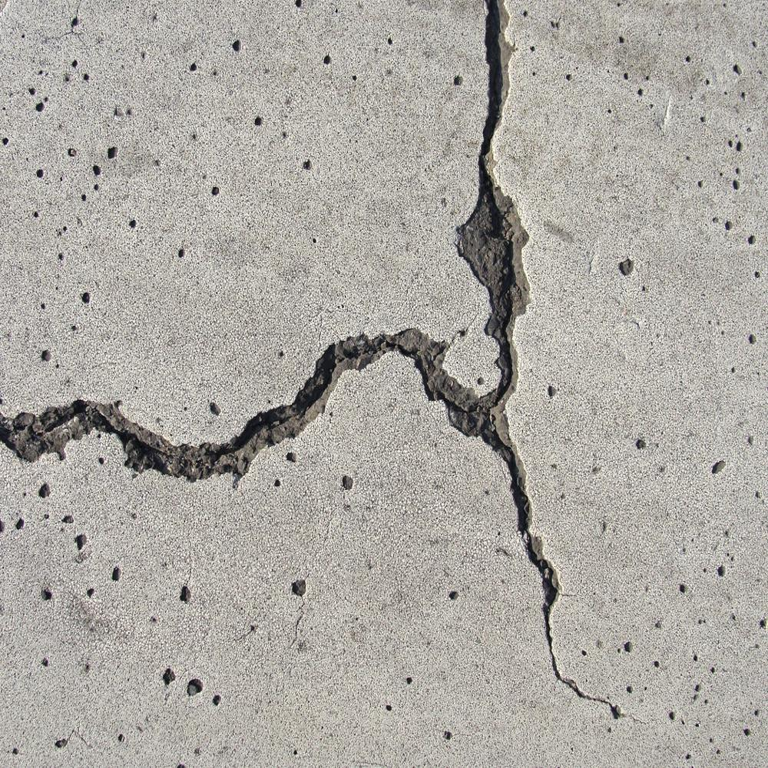
#> input picture dataset/crackconcrete/test/001.png, 768 x 768 px; its folder holds only this picture in this run
$ python -i crackconcrete.py   (imports and definitions only)
#> lines starting #> are read from the running program, lines starting #| are printed output that depends on the picture
import dip.image as im
import numpy as np
import cv2

def image_preprocessor(image):
    image = cv2.bitwise_not(image)

    image = im.gauss_filter(image, (3,3))
    image = im.equalize_light(image)
    image = im.light(image, bright=-20, contrast=-20)
    image = cv2.cvtColor(image, cv2.COLOR_BGR2GRAY)

    image = im.threshold(image, min_limit=127)
    return image

def label_preprocessor(label):
    label = cv2.cvtColor(label, cv2.COLOR_BGR2GRAY)
    label = im.threshold(label, min_limit=127)
    return label

def posprocessor(image):
    return im.threshold(image)

>>> import cv2
>>> picture = cv2.imread('../../../dataset/crackconcrete/test/001.png', cv2.IMREAD_GRAYSCALE)
#> picture: shape (768, 768); min 1, max 255, mean 169.9
>>> result = image_preprocessor(picture)
#> in image_preprocessor, `image = cv2.bitwise_not(image)`:
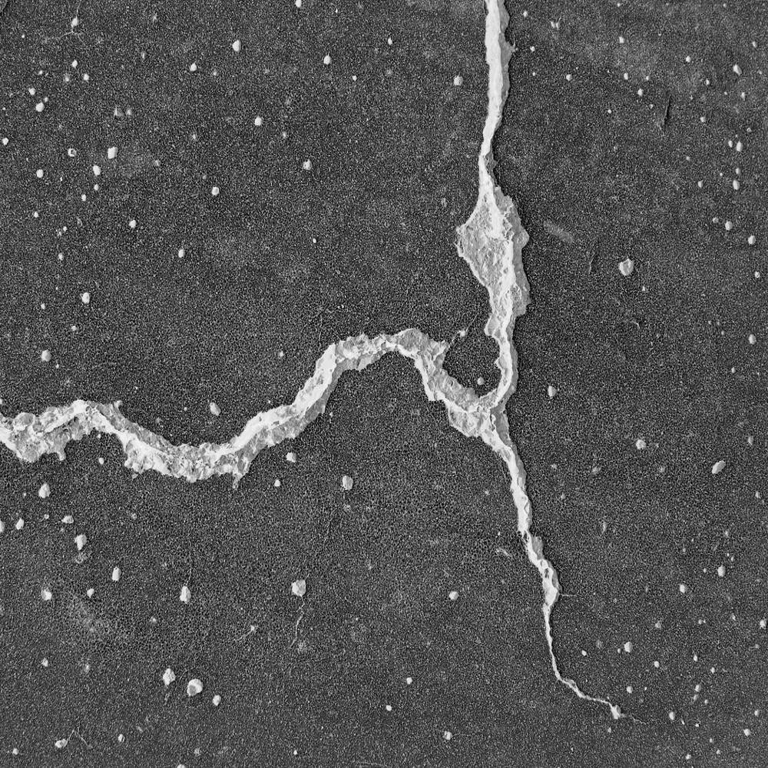
#> image: shape (768, 768); min 0, max 254, mean 85.1
#> (the run stopped early here; a loop or call above may not have finished)

$ run again, on dataset/crackconcrete/test/002.png
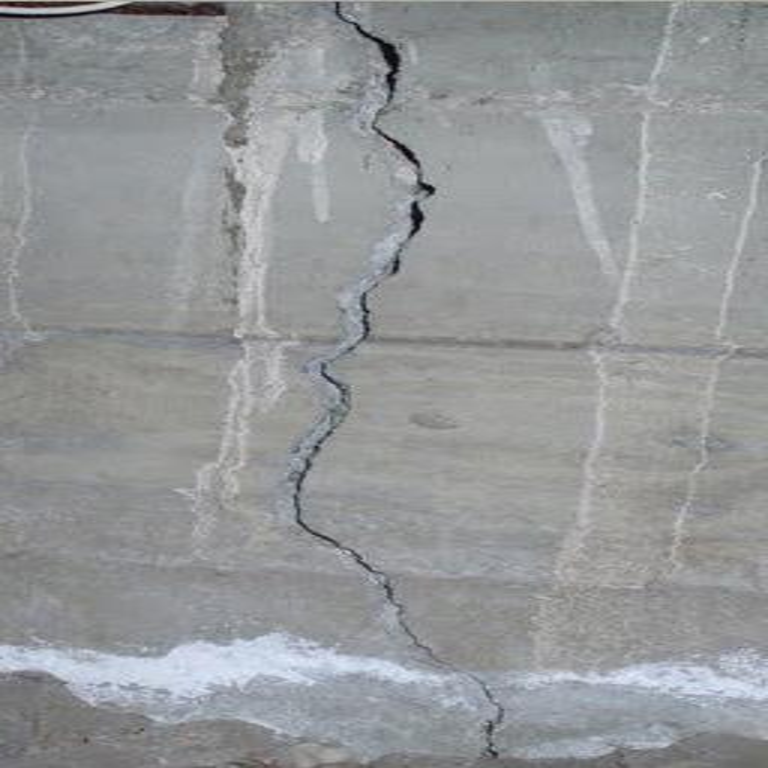
#> input picture dataset/crackconcrete/test/002.png, 768 x 768 px
#> in image_preprocessor, `image = cv2.bitwise_not(image)`:
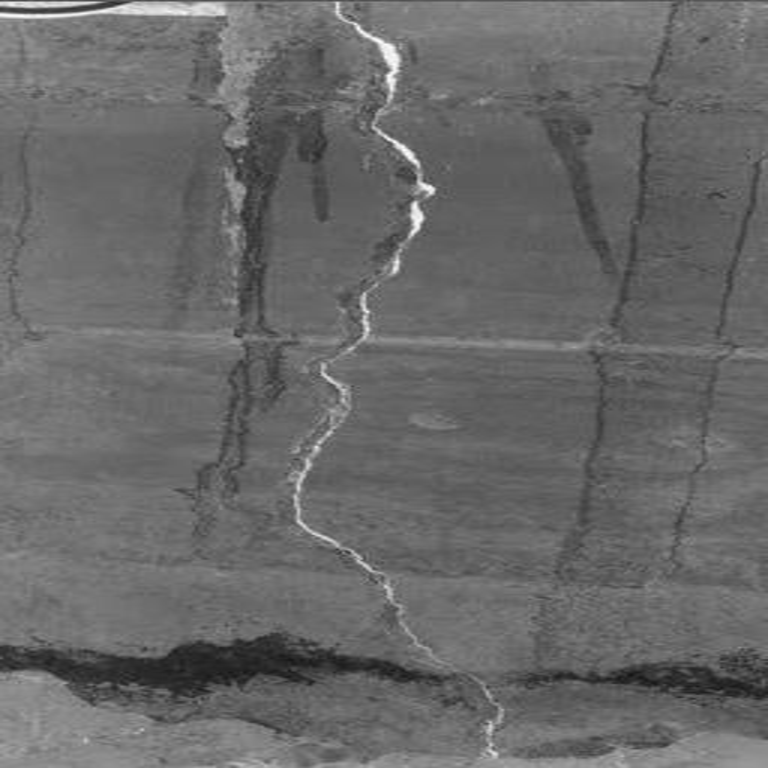
#> image: shape (768, 768); min 20, max 253, mean 104.5

$ run again, on dataset/crackconcrete/test/003.png
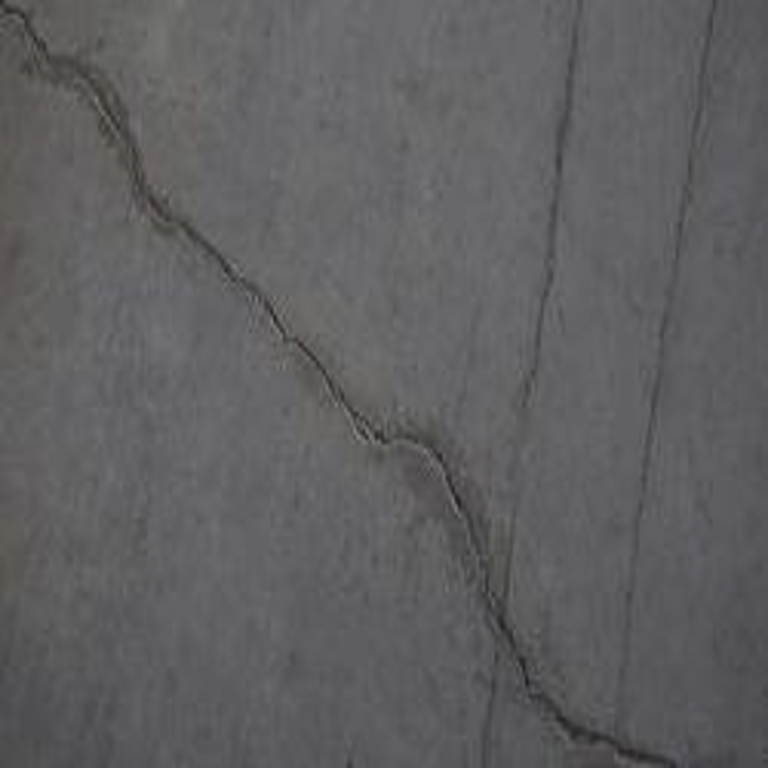
#> input picture dataset/crackconcrete/test/003.png, 768 x 768 px
#> in image_preprocessor, `image = cv2.bitwise_not(image)`:
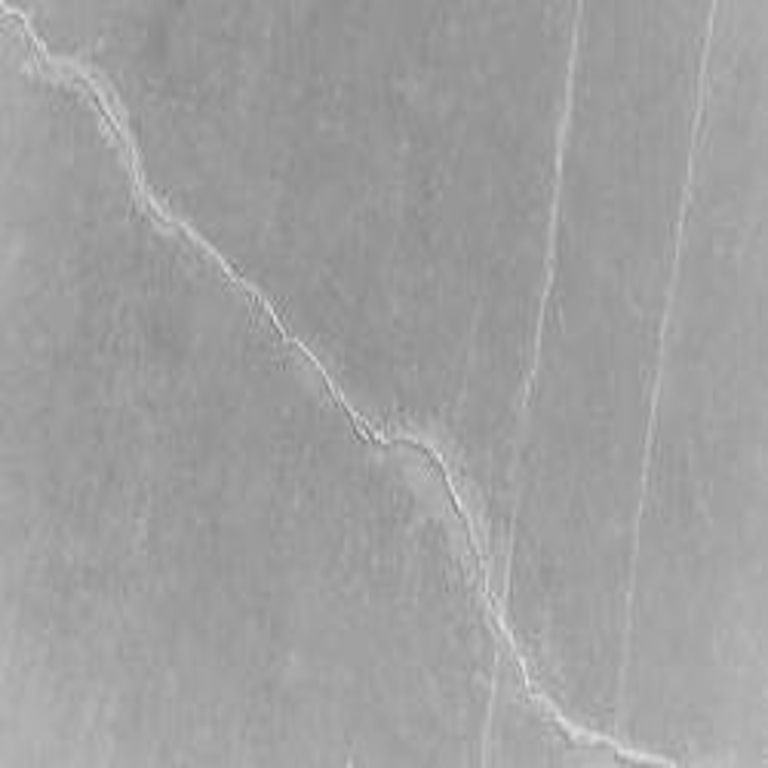
#> image: shape (768, 768); min 123, max 226, mean 159.5

$ run again, on dataset/crackconcrete/test/004.png
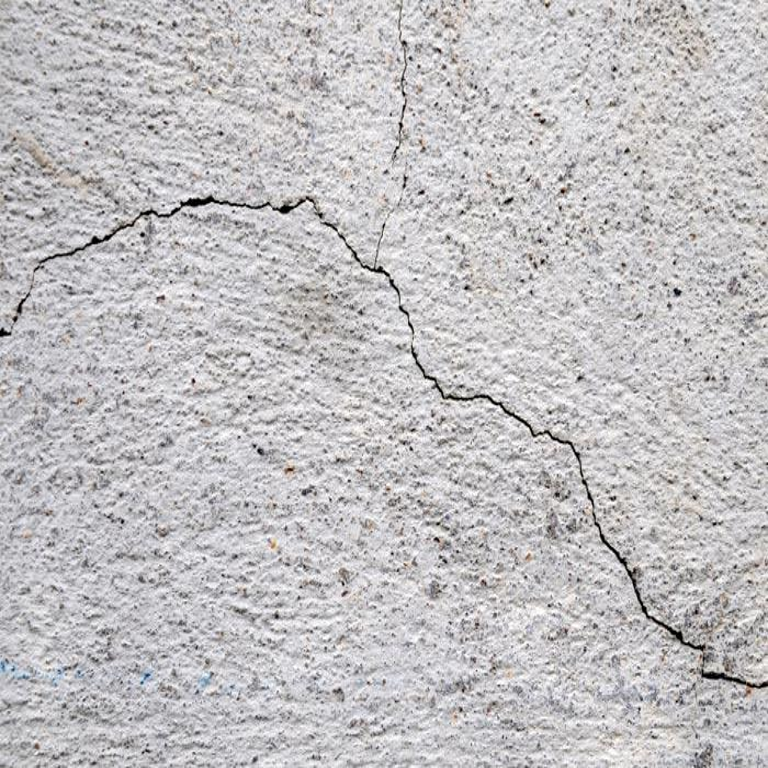
#> input picture dataset/crackconcrete/test/004.png, 768 x 768 px
#> in image_preprocessor, `image = cv2.bitwise_not(image)`:
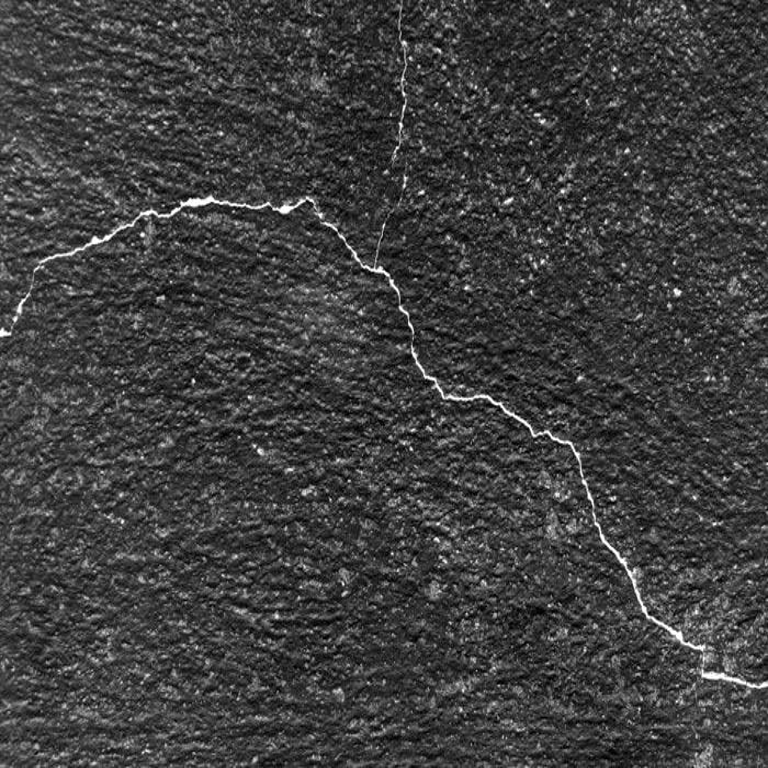
#> image: shape (768, 768); min 0, max 255, mean 63
